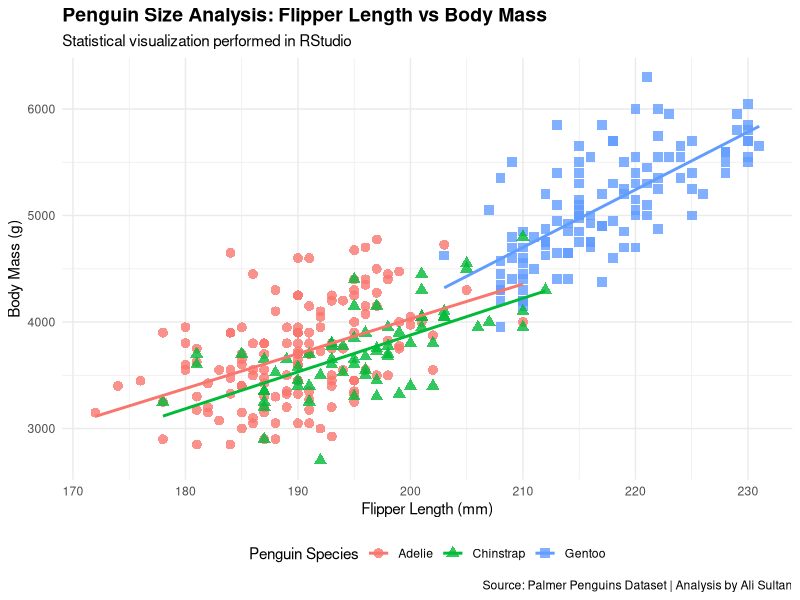

This figure's R source:
# ---------------------------------------------------------
# Project: Palmer Penguins Data Visualization
# Author: Ali Sultan
# Date: March 2026
# Description: Exploratory Data Analysis using R to visualize 
#              the relationship between flipper length and body mass.
# ---------------------------------------------------------

# 1. Load Essential Libraries
library(palmerpenguins) # Dataset
library(ggplot2)       # Visualization
library(dplyr)         # Data Manipulation
library(tidyr)         # Data Cleaning (drop_na)

# 2. Data Cleaning
# Removing rows with missing values to ensure accurate statistical plotting
clean_penguins <- penguins %>% 
  drop_na()

# 3. Data Visualization with ggplot2
# Creating a scatter plot with regression lines for each species
ggplot(data = clean_penguins, aes(x = flipper_length_mm, y = body_mass_g)) +
  geom_point(aes(color = species, shape = species), size = 3, alpha = 0.8) +
  geom_smooth(method = "lm", se = FALSE, aes(color = species)) +
  labs(
    title = "Penguin Size Analysis: Flipper Length vs Body Mass",
    subtitle = "Statistical visualization performed in RStudio",
    x = "Flipper Length (mm)",
    y = "Body Mass (g)",
    color = "Penguin Species",
    shape = "Penguin Species",
    caption = "Source: Palmer Penguins Dataset | Analysis by Ali Sultan"
  ) +
  theme_minimal() +
  theme(
    plot.title = element_text(face = "bold", size = 14),
    legend.position = "bottom"
  )

# ---------------------------------------------------------
# End of Script
# ---------------------------------------------------------
